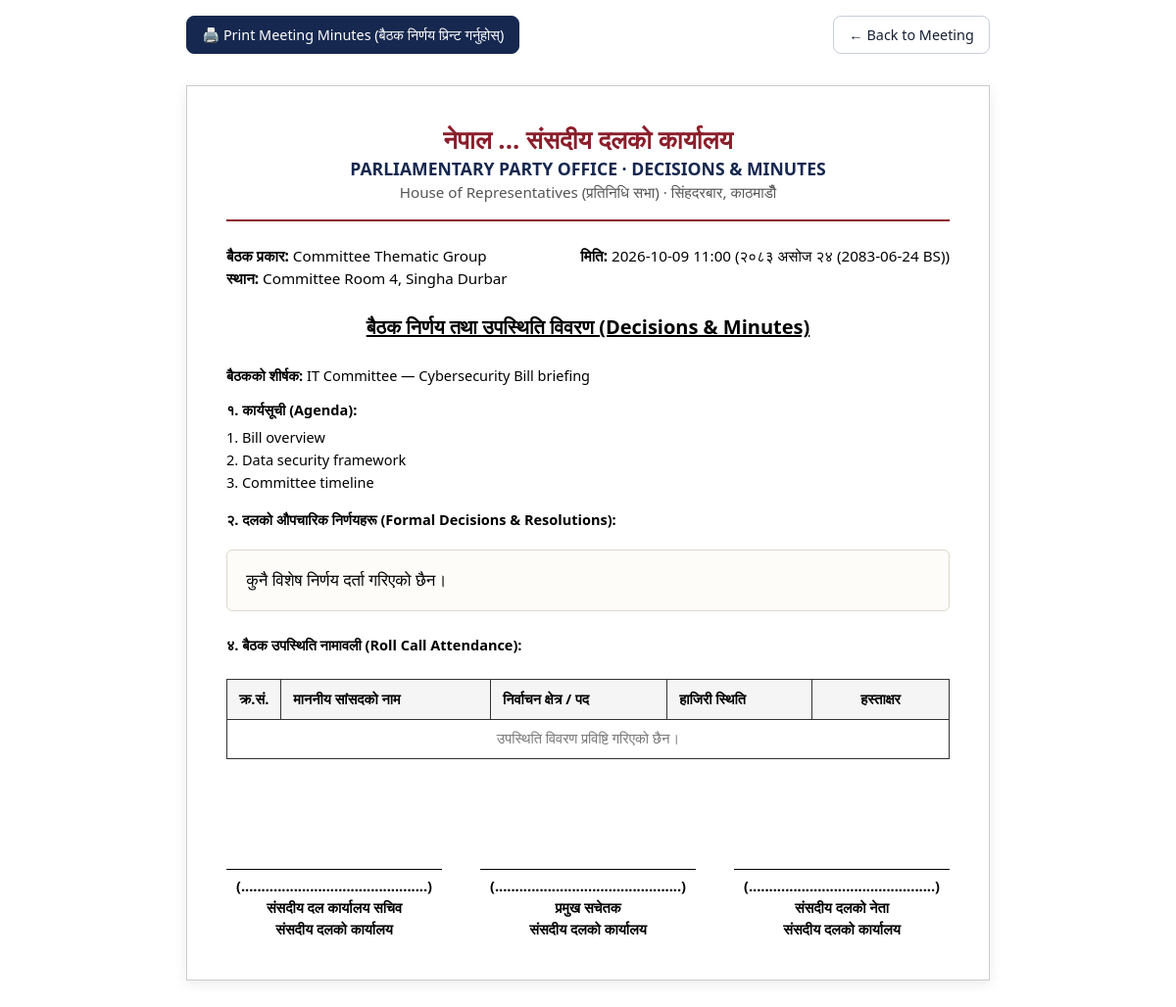
/meetings/1/print (signed in), run on the app's committed database.
### tables this page shows
CREATE TABLE meetings(
  id INTEGER PRIMARY KEY, title TEXT NOT NULL, date TEXT NOT NULL,
  location TEXT, committee_id INTEGER REFERENCES committees(id),
  bill_id INTEGER REFERENCES bills(id), participants TEXT, agenda TEXT,
  decisions TEXT, minutes TEXT, status TEXT NOT NULL DEFAULT 'Scheduled',
  meeting_category TEXT DEFAULT 'Samsadiya Dal Meeting', house TEXT,
  created_by INTEGER REFERENCES users(id), created_at TEXT NOT NULL);

### app.py (the view)
@app.route("/meetings/<int:mid>/print")
@login_required
def meeting_print(mid):
    m = q(
        "SELECT m.*, c.name committee_name, b.title bill_title, u.name creator_name FROM meetings m "
        "LEFT JOIN committees c ON c.id=m.committee_id "
        "LEFT JOIN bills b ON b.id=m.bill_id "
        "LEFT JOIN users u ON u.id=m.created_by WHERE m.id=?", (mid,), one=True
    )
    if not m:
        abort(404)
    attendance = q(
        "SELECT ma.*, p.name mp_name, p.name_ne, p.constituency, p.dal_role "
        "FROM meeting_attendance ma JOIN parliamentarians p ON p.id=ma.parliamentarian_id "
        "WHERE ma.meeting_id=? ORDER BY p.name", (mid,)
    )
    return render_template("meeting_print.html", m=m, attendance=attendance)

### app.py (called while the page is built)
def today():
    return dt.date.today().isoformat()

def nepali_digits(val):
    if val is None:
        return ""
    return str(val).translate(NEP_DIGITS)

def db():
    if "db" not in g:
        g.db = sqlite3.connect(DB_PATH)
        g.db.row_factory = sqlite3.Row
        g.db.execute("PRAGMA foreign_keys=ON")
    return g.db

def q(sql, args=(), one=False):
    cur = db().execute(sql, args)
    return cur.fetchone() if one else cur.fetchall()

@app.before_request
def load_user():
    g.user = None
    uid = session.get("uid")
    if uid:
        u = q("SELECT * FROM users WHERE id=? AND status='active'", (uid,), one=True)
        if u:
            g.user = u
            session["language"] = u["language"] if "language" in u.keys() else "en"
        else:
            session.clear()
    if request.method == "POST":
        token = request.form.get("_csrf") or request.headers.get("X-CSRF-Token")
        if not token or token != session.get("csrf"):
            abort(400, "Invalid or missing CSRF token. Reload the page and try again.")

def login_required(fn):
    @wraps(fn)
    def wrapper(*a, **kw):
        if not g.user:
            return redirect(url_for("login", next=request.full_path.rstrip("?")))
        return fn(*a, **kw)
    return wrapper

@app.template_filter("fdt")
def fdt(s):
    return (s or "").replace("T", " ")[:16]

@app.template_filter("bs_date")
def filter_bs_date(s):
    return approx_ad_to_bs(s)

### templates/meeting_print.html (shortened to what this page needs)
<!doctype html>
<html lang="ne">
<head>
<link rel="stylesheet" href="{{ url_for('static', filename='style.css') }}">
</head>
<body>
<div class="print-btn-bar">
  <button onclick="window.print()" class="btn primary">🖨️ Print Meeting Minutes (बैठक निर्णय प्रिन्ट गर्नुहोस्)</button>
  <a href="{{ url_for('meeting_view', mid=m.id) }}" class="btn">← Back to Meeting</a>
</div>
<div class="print-page">
  <div class="letterhead-header">
    <div class="letterhead-nep">नेपाल ... संसदीय दलको कार्यालय</div>
    <div class="letterhead-en">PARLIAMENTARY PARTY OFFICE · DECISIONS & MINUTES</div>
    <div class="letterhead-sub">{{ HOUSE_LABELS.get(m.house, m.house or 'संसदीय दल कार्यसमिति') }} · सिंहदरबार, काठमाडौँ</div>
  </div>
  <div class="letter-meta">
    <div>
      <div><strong>बैठक प्रकार:</strong> {{ m.meeting_category or 'संसदीय दलको बैठक' }}</div>
      <div><strong>स्थान:</strong> {{ m.location or 'दलको कार्यालय, सिंहदरबार' }}</div>
    </div>
    <div style="text-align: right;">
      <div><strong>मिति:</strong> {{ m.date|fdt }} ({{ m.date[:10]|bs_date }})</div>
    </div>
  </div>
  <div class="letter-subj">
    बैठक निर्णय तथा उपस्थिति विवरण (Decisions & Minutes)
  </div>
  <div>
    <strong>बैठकको शीर्षक:</strong> {{ m.title }}
  </div>
  <div style="margin-top: .8rem;">
    <strong>१. कार्यसूची (Agenda):</strong>
    <p class="pre" style="margin: .3rem 0; line-height: 1.6;">{{ m.agenda or 'प्रस्तावित कार्यसूची अनुसार।' }}</p>
  </div>
  <div style="margin-top: 1rem;">
    <strong>२. दलको औपचारिक निर्णयहरू (Formal Decisions & Resolutions):</strong>
    <div class="minutes-box">
      <p class="pre" style="margin: 0; font-size: 1.05rem;">{{ m.decisions or 'कुनै विशेष निर्णय दर्ता गरिएको छैन।' }}</p>
    </div>
  </div>
  <div style="margin-top: 1.5rem;">
    <strong>४. बैठक उपस्थिति नामावली (Roll Call Attendance):</strong>
    <table class="roster-tbl">
      <thead>
        <tr>
          <th style="width: 40px; text-align: center;">क्र.सं.</th>
          <th>माननीय सांसदको नाम</th>
          <th>निर्वाचन क्षेत्र / पद</th>
          <th>हाजिरी स्थिति</th>
          <th style="width: 140px; text-align: center;">हस्ताक्षर</th>
        </tr>
      </thead>
      <tbody>
        {% for a in attendance %}
        <tr>
          <td style="text-align: center;">{{ loop.index }}</td>
          <td><strong>{{ a.mp_name }}</strong> {% if a.name_ne %}({{ a.name_ne }}){% endif %}</td>
          <td>{{ a.constituency or '—' }}</td>
          <td>{{ a.status }}</td>
          <td></td>
        </tr>
        {% else %}
        <tr>
          <td colspan="5" style="text-align: center; color: #777;">उपस्थिति विवरण प्रविष्टि गरिएको छैन।</td>
        </tr>
        {% endfor %}
      </tbody>
    </table>
  </div>
  <div class="sig-section">
    <div class="sig-block">
      <div class="sig-line">
        (..............................................)<br>
        <strong>संसदीय दल कार्यालय सचिव</strong><br>
        संसदीय दलको कार्यालय
      </div>
    </div>
    <div class="sig-block">
      <div class="sig-line">
        (..............................................)<br>
        <strong>प्रमुख सचेतक</strong><br>
        संसदीय दलको कार्यालय
      </div>
    </div>
    <div class="sig-block">
      <div class="sig-line">
        (..............................................)<br>
        <strong>संसदीय दलको नेता</strong><br>
        संसदीय दलको कार्यालय
      </div>
    </div>
  </div>
</div>
</body>
</html>

### static/style.css (style rules this page uses)
:root { --bg: #f3f5f8; --card: #ffffff; --ink: #172033; --muted: #647087; --line: #dbe1eb; --brand: #16284f; --brand2: #21407a; --nepal-crimson: #8b1e2b; --nepal-crimson-dark: #63101b; --nepal-crimson-light: #fdf2f4; --ok: #157347; --ok-bg: #d1e7dd; --warn: #b45309; --warn-bg: #fef3c7; --err: #b91c1c; --err-bg: #fee2e2; --side: 260px; }
* { box-sizing: border-box; }
body { margin: 0; font: 14.5px/1.5 system-ui, -apple-system, 'Mukta', 'Segoe UI', Roboto, sans-serif; background: var(--bg); color: var(--ink); }
a { color: var(--brand2); text-decoration: none; }
.pre { white-space: pre-wrap; word-break: break-word; }
html[lang="ne"] body { font-family: 'Mukta', system-ui, sans-serif; }
.btn { display: inline-block; font: inherit; font-size: .9rem; font-weight: 500; padding: .48rem .95rem; border-radius: 8px; border: 1px solid #c9cedb; background: #fff; color: var(--ink); cursor: pointer; transition: all .15s ease; }
.btn.primary { background: var(--brand); border-color: var(--brand); color: #fff; }

### templates/meeting_print.html (style rules this page uses)
body { background: #fff; color: #000; font-family: system-ui, -apple-system, 'Mukta', 'Preeti', sans-serif; }
.print-page { max-width: 820px; margin: 2rem auto; padding: 2.5rem; background: #fff; border: 1px solid #ccc; box-shadow: 0 4px 12px rgba(0,0,0,.08); }
.letterhead-header { text-align: center; border-bottom: 2px solid #8b1e2b; padding-bottom: 1rem; margin-bottom: 1.5rem; }
.letterhead-nep { font-size: 1.6rem; font-weight: 700; color: #8b1e2b; line-height: 1.2; }
.letterhead-en { font-size: 1.1rem; font-weight: 600; color: #16284f; }
.letterhead-sub { font-size: .95rem; color: #555; }
.letter-meta { display: flex; justify-content: space-between; font-size: .95rem; margin-bottom: 1.5rem; }
.letter-subj { text-align: center; font-size: 1.25rem; font-weight: 700; text-decoration: underline; margin: 1.5rem 0; }
.minutes-box { background: #fdfcf9; border: 1px solid #e0d8cc; padding: 1rem 1.2rem; border-radius: 6px; margin: 1.2rem 0; line-height: 1.7; }
.roster-tbl { width: 100%; border-collapse: collapse; margin: 1.5rem 0; }
.roster-tbl th, .roster-tbl td { border: 1px solid #333; padding: .55rem .75rem; text-align: left; }
.roster-tbl th { background: #f5f5f5; font-weight: 700; }
.sig-section { display: flex; justify-content: space-between; margin-top: 3.5rem; text-align: center; }
.sig-block { width: 220px; }
.sig-line { border-top: 1px solid #000; margin-top: 3.5rem; padding-top: .4rem; font-weight: 600; }
.print-btn-bar { max-width: 820px; margin: 1rem auto; display: flex; justify-content: space-between; }

### data on the page
meetings: get "House of Representatives (प्रतिनिधि सभा)", meeting_category "Committee Thematic Group", location "Committee Room 4, Singha Durbar", date|fdt "2026-10-09 11:00", date "२०८३ असोज २४ (2083-06-24 BS)", title "IT Committee — Cybersecurity Bill briefing", agenda "1. Bill overview 2. Data security framework 3. Committee timeline"

### other printed values
{{ m.decisions or 'कुनै विशेष निर्णय दर्ता गरिएको छैन।' }} "कुनै विशेष निर्णय दर्ता गरिएको छैन।"
